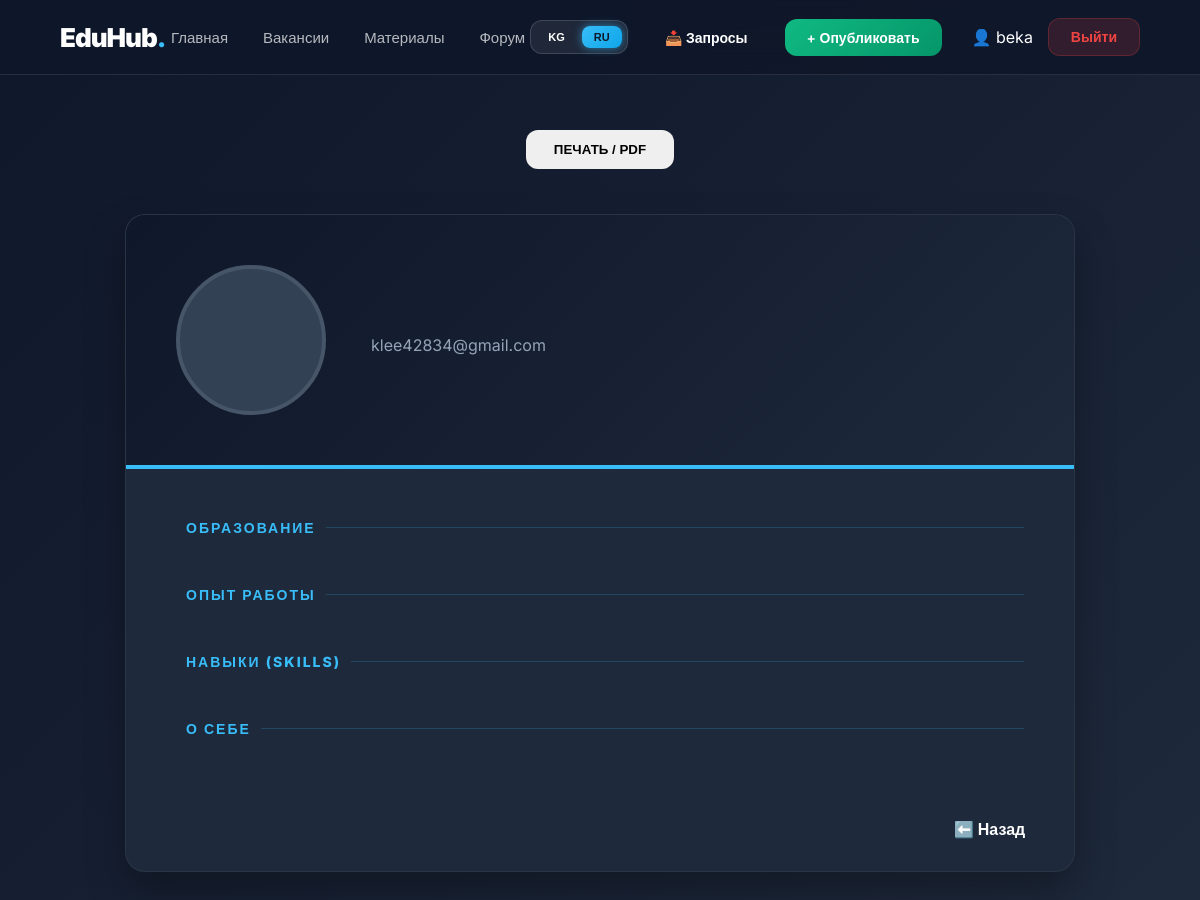
/ru/forms/resume/view/13/ (signed in), run on an earlier commit of the app's database.
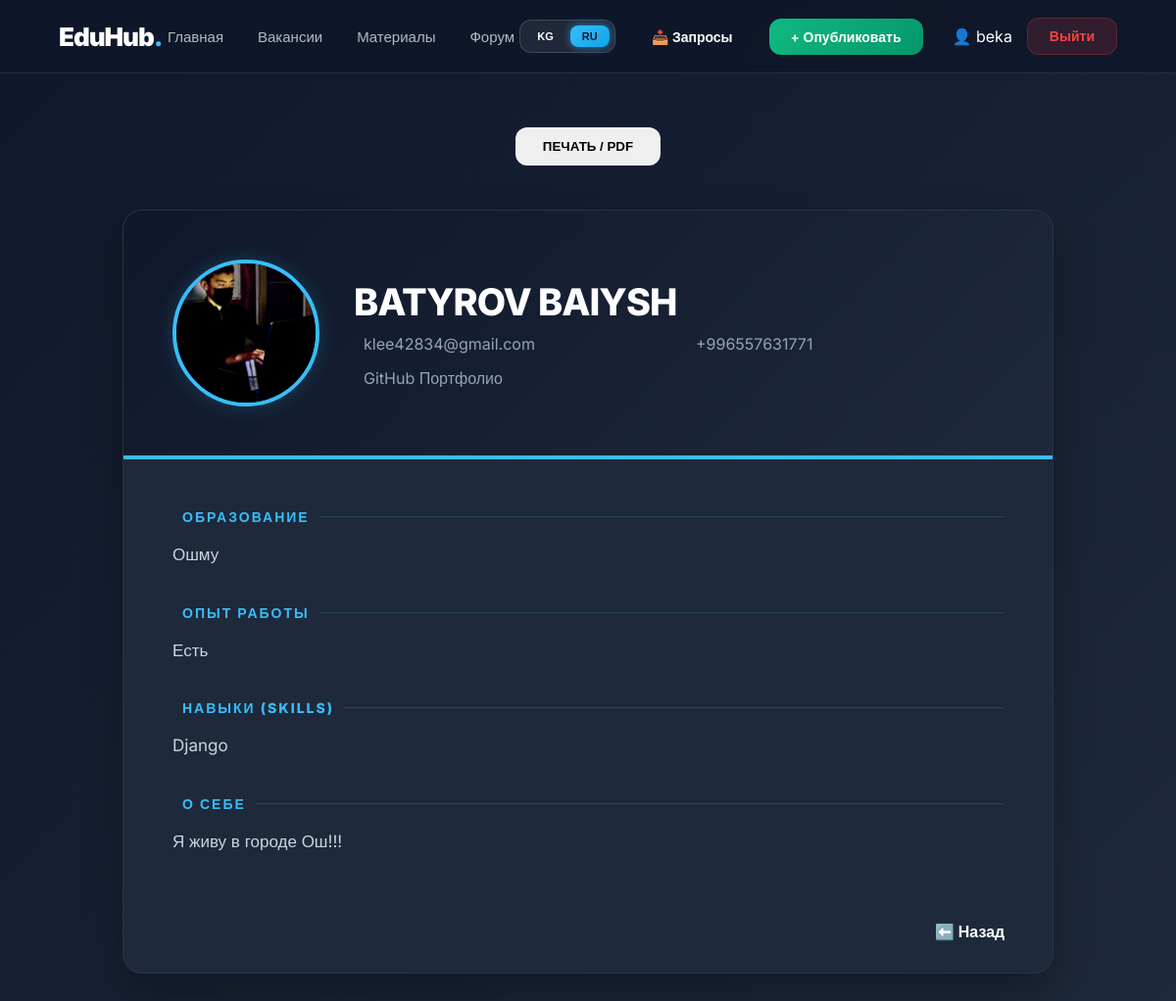
And on a later commit of the database.
### forms/models.py (models this page shows, shortened)
class Resume(models.Model):
    user = models.OneToOneField(
        settings.AUTH_USER_MODEL,
        on_delete=models.CASCADE,
        related_name='resume'
    )
    full_name = models.CharField(max_length=255, verbose_name="ФИО")
    phone = models.CharField(max_length=20, verbose_name="Номер телефона")
    education = models.TextField(verbose_name="Образование")
    experience = models.TextField(verbose_name="Опыт работы")
    skills = models.TextField(verbose_name="Навыки (Skills)")
    about_me = models.TextField(verbose_name="О себе", blank=True)
    github_link = models.URLField(verbose_name="Ссылка на GitHub", blank=True, null=True)
    photo = models.ImageField(upload_to='resumes/photos/', blank=True, null=True, verbose_name="Фото профиля")
    class Meta:
        verbose_name = "Резюме"
        verbose_name_plural = "Резюме"

### users/models.py (models this page shows, shortened)
class CustomUser(AbstractUser):
    ROLE_CHOICES = (
        ('student', 'Студент'),
        ('employer', 'Работадатель'),
    )
    role = models.CharField(
        max_length=20,
        choices=ROLE_CHOICES,
        null=True,
        blank=True
    )
    university = models.CharField(max_length=255, blank=True, null=True)
    phone = models.CharField(max_length=20, blank=True, null=True)
    profile_picture = models.ImageField(upload_to='profile_pics/', blank=True, null=True)
    is_verified = models.BooleanField(default=False)
    is_blocked = models.BooleanField(default=False)
    verification_data = models.TextField(blank=True, null=True, verbose_name="Маалыматтар (ИНН/Компания)")

### forms/views.py (the view)
# urls.py: path('resume/view/<int:resume_id>/', views.view_student_resume, name='view_student_resume'),
@login_required
def view_student_resume(request, resume_id):
    resume = get_object_or_404(Resume, id=resume_id)
    return render(request, 'resume/resume_detail.html', {'resume': resume}) # <---- бул работадатель чектоо

### templates/resume/resume_detail.html (shortened to what this page needs)
{% extends 'base.html' %}
{% block content %}
{% load i18n %}
<div class="container py-5">
    <div class="control-panel">
        <button onclick="window.print()" class="btn-custom btn-pdf">
             {% trans "ПЕЧАТЬ / PDF" %}
        </button>
    </div>
    <div class="resume-wrapper">
        <div class="resume-top">
            <div class="resume-header-flex">
                {% if resume.photo %}
                    <img src="{{ resume.photo.url }}" alt="Profile" class="profile-avatar">
                {% else %}
                    <div class="no-avatar">
                    </div>
                {% endif %}
                <div style="flex-grow: 1;">
                    <h1 class="resume-name">{{ resume.full_name }}</h1>
                    <div class="contact-grid">
                        <div class="contact-item"> {{ resume.user.email }}</div>
                        <div class="contact-item"> {{ resume.phone }}</div>
                        {% if resume.github_link %}
                        <div class="contact-item"> <a href="{{ resume.github_link }}" style="color: inherit; text-decoration: none;">{% trans "GitHub Портфолио" %}</a></div>
                        {% endif %}
                    </div>
                </div>
            </div>
        </div>
        <div class="resume-body">
            <div class="info-section">
                <div class="info-header"> {% trans "Образование" %}</div>
                <div class="info-content">{{ resume.education|linebreaks }}</div>
            </div>
            <div class="info-section">
                <div class="info-header"> {% trans "Опыт работы" %}</div>
                <div class="info-content">{{ resume.experience|linebreaks }}</div>
            </div>
            <div class="info-section">
                <div class="info-header"> {% trans "Навыки (Skills)" %}</div>
                <div class="info-content">{{ resume.skills|linebreaks }}</div>
            </div>
            <div class="info-section">
                <div class="info-header"> {% trans "О себе" %}</div>
                <div class="info-content">{{ resume.about_me|linebreaks }}</div>
            </div>
        </div>
        <a href="javascript:history.back()" class="btn-custom btn-back" style="margin-left: 800px;margin-bottom: 20px">{% trans "⬅️ Назад" %}</a>
    </div>
</div>
{% endblock %}

What changed in the data, as far as the page shows it:
changed Resume "klee42834@gmail.com": photo: picture added; full_name (not shown) → "BATYROV BAIYSH"; phone (not shown) → "+996557631771"; education (not shown) → "Ошму"; experience (not shown) → "Есть"; skills (not shown) → "Django"; about_me (not shown) → "Я живу в городе Ош!!!"
Also different on the page:
text now shown: "GitHub Портфолио"
